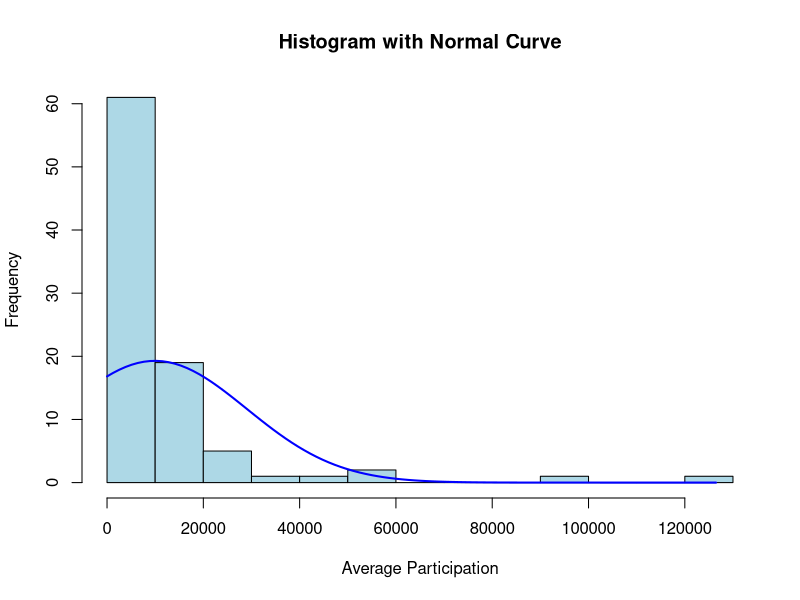

Recreate this plot in R.
# Load the dataset
data <- read.csv("Pregnant_Women_Participating.csv")

# Ensure 'Average Participation' is numeric
data$Average.Participation <- as.numeric(data$Average.Participation)

# Extract the data for the histogram
y <- data$Average.Participation

# Create the histogram
h <- hist(y, breaks = 10, col = "lightblue", main = "Histogram with Normal Curve",
          xlab = "Average Participation", ylab = "Frequency")

# Calculate the mean and standard deviation
mn <- mean(y, na.rm = TRUE)
std_dev <- sd(y, na.rm = TRUE)

# Generate the normal curve data
x <- seq(min(y, na.rm = TRUE), max(y, na.rm = TRUE), length = 100)
y_norm <- dnorm(x, mean = mn, sd = std_dev)

# Scale the normal curve to match the histogram's scale
y_norm <- y_norm * diff(h$mids[1:2]) * length(y)

# Add the normal curve to the histogram
lines(x, y_norm, col = "blue", lwd = 2)
